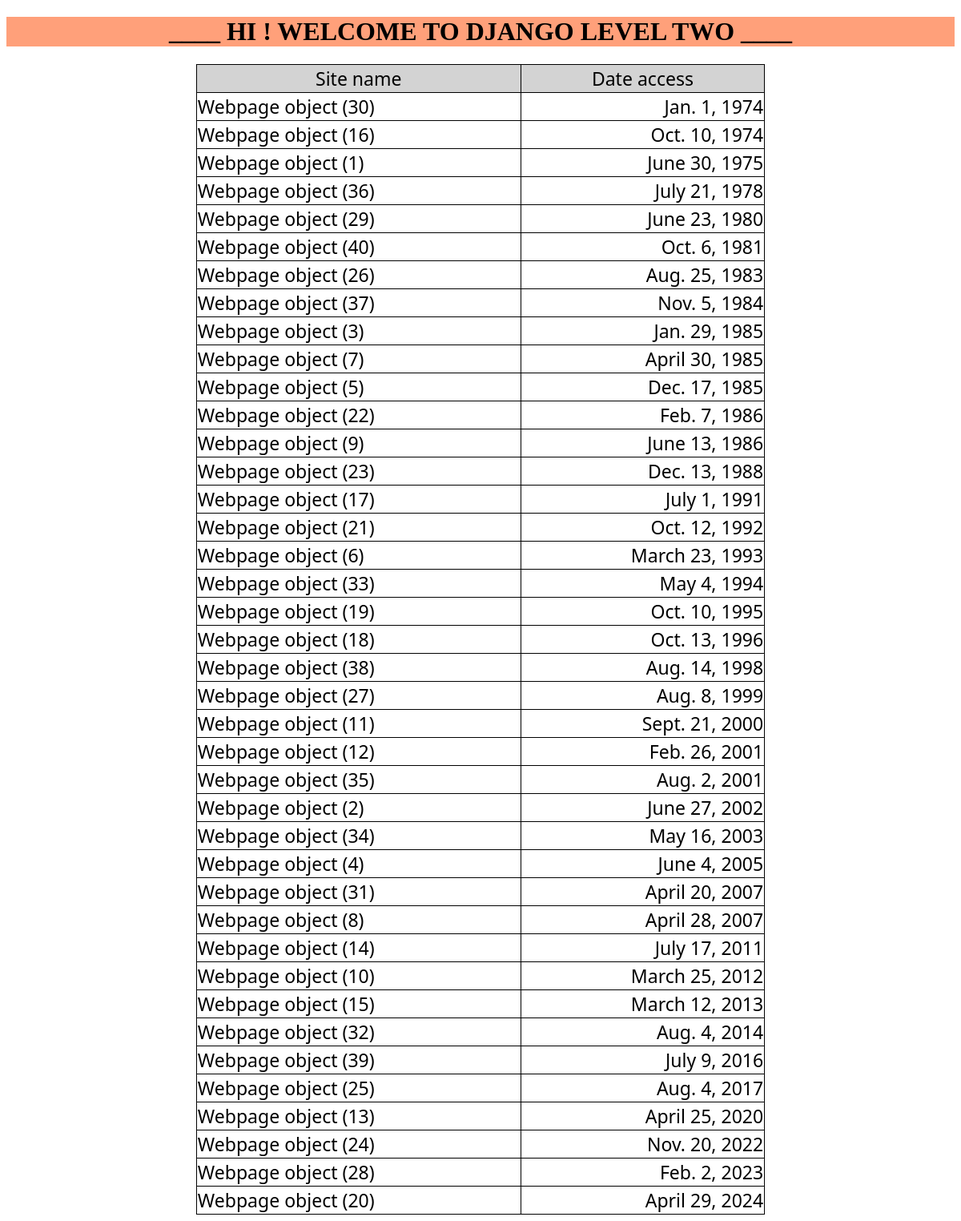
The page /AppTwo/index/ on the database its author committed.
### AppTwo/models.py (models this page shows, shortened)
class AccessRecord(models.Model):
    name = models.ForeignKey(Webpage,on_delete=models.CASCADE,)
    date = models.DateField()

class Webpage(models.Model):
    category = models.ForeignKey(Topic,on_delete=models.CASCADE)
    name = models.CharField(max_length=264)
    url = models.URLField()

### AppTwo/views.py (the view)
# urls.py: path('index/',views.index,name='index'),
def index(request):
   Webpage_list = AccessRecord.objects.order_by('date')
   date_dict={'access_records': Webpage_list}
   return render(request,'index.html', context=date_dict)

### AppTwo/templates/index.html (shortened to what this page needs)
<!DOCTYPE html>
{%load static%}
<html lang="en">
<head>
</head>
<body>
    <h1 style="text-align: center; background-color: lightsalmon;">____ HI ! WELCOME TO DJANGO LEVEL TWO ____</h1>
    {% if access_records %}
    <table>
        <thead>
            <th>Site name </th>
            <th>Date access</th>
        </thead>
        {% for acc in access_records %}
        <tr>
            <td>{{acc.name}}</td>
            <td id="date">{{acc.date}}</td>
        </tr>
        {%endfor%}
    </table>
    {%else%}
    <p> NO ACCESS RECORD FOUND!</p>
    {%endif%}
</body>
</html>

### AppTwo/templates/index.html (style rules this page uses)
table { width: 60%; border-collapse: collapse; margin: 0 auto; }
table, th, td { border :solid 1px; font-family: 'Segoe UI', Tahoma, Geneva, Verdana, sans-serif; font-size:larger ; font-weight: 500; }
#date { text-align: right; }
th { background-color: lightgrey; }

### rows shown on the page
AccessRecord: name "Webpage object (30)", date "Jan. 1, 1974"
AccessRecord: name "Webpage object (16)", date "Oct. 10, 1974"
AccessRecord: name "Webpage object (1)", date "June 30, 1975"
AccessRecord: name "Webpage object (36)", date "July 21, 1978"
AccessRecord: name "Webpage object (29)", date "June 23, 1980"
AccessRecord: name "Webpage object (40)", date "Oct. 6, 1981"
AccessRecord: name "Webpage object (26)", date "Aug. 25, 1983"
AccessRecord: name "Webpage object (37)", date "Nov. 5, 1984"
AccessRecord: name "Webpage object (3)", date "Jan. 29, 1985"
AccessRecord: name "Webpage object (7)", date "April 30, 1985"
AccessRecord: name "Webpage object (5)", date "Dec. 17, 1985"
AccessRecord: name "Webpage object (22)", date "Feb. 7, 1986"
AccessRecord: name "Webpage object (9)", date "June 13, 1986"
AccessRecord: name "Webpage object (23)", date "Dec. 13, 1988"
AccessRecord: name "Webpage object (17)", date "July 1, 1991"
AccessRecord: name "Webpage object (21)", date "Oct. 12, 1992"
AccessRecord: name "Webpage object (6)", date "March 23, 1993"
AccessRecord: name "Webpage object (33)", date "May 4, 1994"
AccessRecord: name "Webpage object (19)", date "Oct. 10, 1995"
AccessRecord: name "Webpage object (18)", date "Oct. 13, 1996"
AccessRecord: name "Webpage object (38)", date "Aug. 14, 1998"
AccessRecord: name "Webpage object (27)", date "Aug. 8, 1999"
AccessRecord: name "Webpage object (11)", date "Sept. 21, 2000"
AccessRecord: name "Webpage object (12)", date "Feb. 26, 2001"
AccessRecord: name "Webpage object (35)", date "Aug. 2, 2001"
AccessRecord: name "Webpage object (2)", date "June 27, 2002"
AccessRecord: name "Webpage object (34)", date "May 16, 2003"
AccessRecord: name "Webpage object (4)", date "June 4, 2005"
AccessRecord: name "Webpage object (31)", date "April 20, 2007"
AccessRecord: name "Webpage object (8)", date "April 28, 2007"
AccessRecord: name "Webpage object (14)", date "July 17, 2011"
AccessRecord: name "Webpage object (10)", date "March 25, 2012"
AccessRecord: name "Webpage object (15)", date "March 12, 2013"
AccessRecord: name "Webpage object (32)", date "Aug. 4, 2014"
AccessRecord: name "Webpage object (39)", date "July 9, 2016"
AccessRecord: name "Webpage object (25)", date "Aug. 4, 2017"
AccessRecord: name "Webpage object (13)", date "April 25, 2020"
AccessRecord: name "Webpage object (24)", date "Nov. 20, 2022"
AccessRecord: name "Webpage object (28)", date "Feb. 2, 2023"
AccessRecord: name "Webpage object (20)", date "April 29, 2024"
